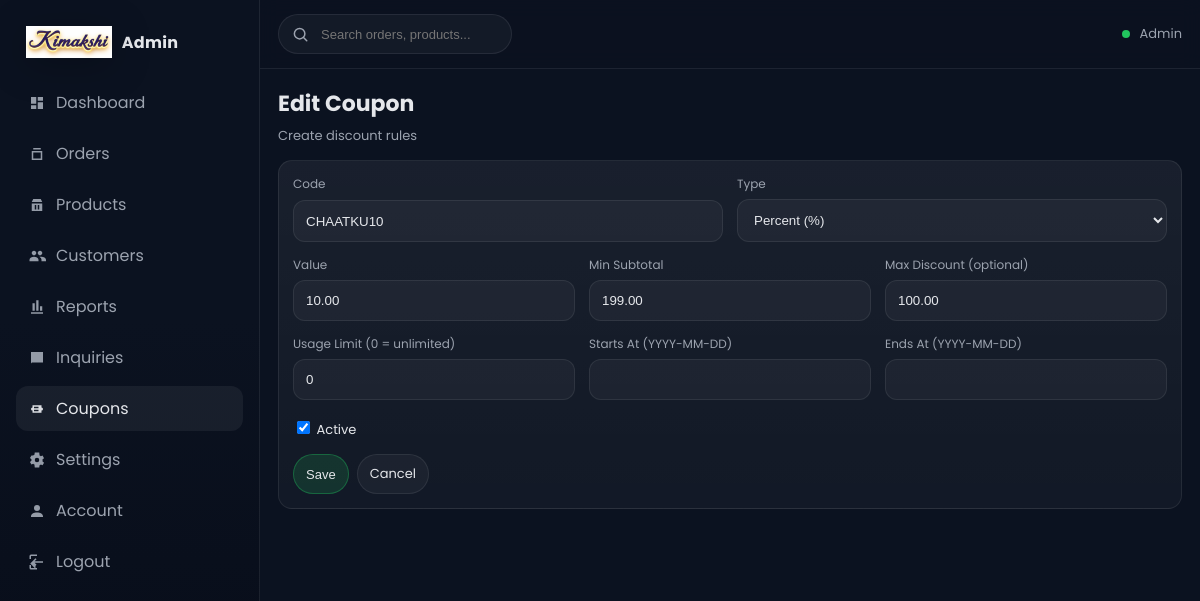
The page /admin/coupon_form.php?id=1 (signed in) on the database its author committed.
### tables this page shows
CREATE TABLE coupons (
  id INT UNSIGNED AUTO_INCREMENT PRIMARY KEY,
  code VARCHAR(50) NOT NULL UNIQUE,
  type ENUM('fixed','percent') NOT NULL DEFAULT 'fixed',
  value DECIMAL(10,2) NOT NULL,
  min_subtotal DECIMAL(10,2) NOT NULL DEFAULT 0,
  max_discount DECIMAL(10,2) NOT NULL DEFAULT 0,
  usage_limit INT UNSIGNED NOT NULL DEFAULT 0,
  used_count INT UNSIGNED NOT NULL DEFAULT 0,
  starts_at DATE NULL,
  ends_at DATE NULL,
  is_active TINYINT(1) NOT NULL DEFAULT 1,
  created_at TIMESTAMP NOT NULL DEFAULT CURRENT_TIMESTAMP
);

### includes/db.php (called while the page is built, shortened)
<?php
function db(): PDO
{
    $dsn = 'mysql:host=' . DB_HOST . ';dbname=' . DB_NAME . ';charset=utf8mb4';
    $pdo = new PDO($dsn, DB_USER, DB_PASS, [
        PDO::ATTR_ERRMODE => PDO::ERRMODE_EXCEPTION,
        PDO::ATTR_DEFAULT_FETCH_MODE => PDO::FETCH_ASSOC,
        PDO::ATTR_EMULATE_PREPARES => false,
    ]);
    return $pdo;
}

### includes/helpers.php (called while the page is built, shortened)
<?php
function e(string $value): string
{
    return htmlspecialchars($value, ENT_QUOTES, 'UTF-8');
}

### admin/coupon_form.php (the view, shortened to what this page needs)
<?php
require_once __DIR__ . '/../includes/helpers.php';
require_once __DIR__ . '/../includes/db.php';
require_once __DIR__ . '/_layout.php';
$id = (int)($_GET['id'] ?? 0);
$coupon = null;
if ($id) {
  $stmt = db()->prepare('SELECT * FROM coupons WHERE id=?');
  $stmt->execute([$id]);
  $coupon = $stmt->fetch();
}
?>
<div class="admin-card" style="margin-top:14px;max-width:920px">
  <form method="post" class="admin-grid" style="margin-top:0">
    <div style="grid-column:span 6" class="admin-field">
      <label>Code</label>
      <input name="code" value="<?= e((string)($coupon['code'] ?? '')) ?>" style="width:100%;border:1px solid var(--a-line);background:rgba(255,255,255,.04);color:var(--a-text);border-radius:12px;padding:12px 12px;outline:none" required>
    </div>
    <div style="grid-column:span 6" class="admin-field">
      <label>Type</label>
      <select name="type">
        <option value="percent" <?= (($coupon['type'] ?? '')==='percent')?'selected':'' ?>>Percent (%)</option>
      </select>
    </div>
    <div style="grid-column:span 4" class="admin-field">
      <label>Value</label>
      <input type="number" step="0.01" name="value" value="<?= e((string)($coupon['value'] ?? '')) ?>" style="width:100%;border:1px solid var(--a-line);background:rgba(255,255,255,.04);color:var(--a-text);border-radius:12px;padding:12px 12px;outline:none" required>
    </div>
    <div style="grid-column:span 4" class="admin-field">
      <label>Min Subtotal</label>
      <input type="number" step="0.01" name="min_subtotal" value="<?= e((string)($coupon['min_subtotal'] ?? '0')) ?>" style="width:100%;border:1px solid var(--a-line);background:rgba(255,255,255,.04);color:var(--a-text);border-radius:12px;padding:12px 12px;outline:none">
    </div>
    <div style="grid-column:span 4" class="admin-field">
      <label>Max Discount (optional)</label>
      <input type="number" step="0.01" name="max_discount" value="<?= e((string)($coupon['max_discount'] ?? '0')) ?>" style="width:100%;border:1px solid var(--a-line);background:rgba(255,255,255,.04);color:var(--a-text);border-radius:12px;padding:12px 12px;outline:none">
    </div>
    <div style="grid-column:span 4" class="admin-field">
      <label>Usage Limit (0 = unlimited)</label>
      <input type="number" name="usage_limit" value="<?= e((string)($coupon['usage_limit'] ?? '0')) ?>" style="width:100%;border:1px solid var(--a-line);background:rgba(255,255,255,.04);color:var(--a-text);border-radius:12px;padding:12px 12px;outline:none">
    </div>
    <div style="grid-column:span 4" class="admin-field">
      <label>Starts At (YYYY-MM-DD)</label>
      <input name="starts_at" value="<?= e((string)($coupon['starts_at'] ?? '')) ?>" style="width:100%;border:1px solid var(--a-line);background:rgba(255,255,255,.04);color:var(--a-text);border-radius:12px;padding:12px 12px;outline:none">
    </div>
    <div style="grid-column:span 4" class="admin-field">
      <label>Ends At (YYYY-MM-DD)</label>
      <input name="ends_at" value="<?= e((string)($coupon['ends_at'] ?? '')) ?>" style="width:100%;border:1px solid var(--a-line);background:rgba(255,255,255,.04);color:var(--a-text);border-radius:12px;padding:12px 12px;outline:none">
    </div>
    <div style="grid-column:span 12;display:flex;gap:14px;align-items:center;flex-wrap:wrap;margin-top:4px">
      <label style="font-size:13px;color:var(--a-text)">
        <input type="checkbox" name="is_active" <?= (int)($coupon['is_active'] ?? 1) ? 'checked' : '' ?>> Active
      </label>
    </div>
    <div style="grid-column:span 12" class="admin-actions">
      <button class="admin-btn primary" type="submit">Save</button>
      <a class="admin-btn" href="coupons.php">Cancel</a>
    </div>
  </form>
</div>

### assets/css/admin.css (style rules this page uses)
:root { --a-bg:#0b1220; --a-panel:#0f172a; --a-card:#111c33; --a-text:#e5e7eb; --a-muted:#9ca3af; --a-line:rgba(255,255,255,.08); --a-brand:#22c55e; --a-danger:#ef4444; --a-warn:#f59e0b; --a-radius:14px; }
* { box-sizing:border-box }
html,body { height:100% }
body { margin:0;font-family:"Poppins",system-ui,-apple-system,Segoe UI,Roboto,Arial,sans-serif;background:var(--a-bg);color:var(--a-text) }
a { color:inherit;text-decoration:none }
.admin-grid { display:grid;grid-template-columns:repeat(12,1fr);gap:14px;margin-top:16px }
.admin-card { background:linear-gradient(180deg,rgba(255,255,255,.06),rgba(255,255,255,.03));border:1px solid var(--a-line);border-radius:var(--a-radius);padding:14px }
.admin-actions { display:flex;gap:8px;flex-wrap:wrap }
.admin-btn { display:inline-flex;align-items:center;justify-content:center;gap:8px;border-radius:999px;border:1px solid var(--a-line);background:rgba(255,255,255,.04);color:var(--a-text);padding:9px 12px;font-size:13px;cursor:pointer }
.admin-btn.primary { background:rgba(34,197,94,.15);border-color:rgba(34,197,94,.35) }
.admin-field { display:grid;gap:6px }
.admin-field label { font-size:12px;color:var(--a-muted) }
.admin-field select { width:100%;border:1px solid var(--a-line);background:rgba(255,255,255,.04);color:var(--a-text);border-radius:12px;padding:12px 12px;outline:none }

### rows shown on the page
coupons: code "CHAATKU10", type "Percent (%)", value "10.00", min_subtotal "199.00", max_discount "100.00", usage_limit "0", is_active "☑"

### other values the page prints
$u['name'] "Admin"
$pageTitle "Edit Coupon"
$pageSubtitle "Create discount rules"
